Frame 1 (no input): blank canvas, image omitted
Frame 60 (the mouse pressed at the canvas centre just before this capture): blank canvas, image omitted
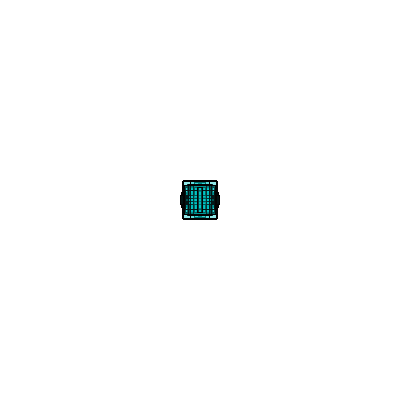
Frame 120 (the mouse held since frame 60 and released just before this capture)

The Processing sketch whose frames 1 and 60 were blank and that drew this single picture after the mouse press (run headless with seeded random() and noise(); from frame 60 on, the mouse is pressed at the canvas centre):

// Processing sketch: processing_108875
// ── processing_108875.pde

//Kairavi Chahal | kchahal
//Homework 3 | September 10, 2013

//Copyright Kairavi Chahal | 2013 | Carnegie Mellon University
//All rights reserved.

float x, y, wd, ht;
int count = 0;
color col;
int trail;

void setup() {
  size(400, 400);
  fill(0, 0, 255);
  stroke(3);
  
  rectMode(CORNER);
  noStroke();
  fill(255);
  rect(0, 0, width, height);

  trail = 5; //if trail is too big compared to frameRate, the animation will be jumpy.

  frameRate(40);
  rectMode(CENTER);
};

void draw() {
//  background(0, 200, 0);
//  fill(0, 200, 0, 20);
//  rect(0, 0, width, height);
  
  if (mousePressed) {
    col = color(0, mouseX, mouseY);
    fill(col, random(100));
    stroke(3);
    rect(mouseX, mouseY, random(40), random(40));
    
//    //this either leaves all drawings on the canvas or makes a new background every trail frames
//    count++;
//    if (count % trail == 0) {
//      noStroke();
//      fill(200);
//      rect(0, 0, width, height);
//    }
  }
  
  //clears canvas when spacebar is pressed
  if (keyPressed && key == ' ') {
    rectMode(CORNER);
    noStroke();
    fill(255);
    rect(0, 0, width, height);
    rectMode(CENTER);
  }
};
